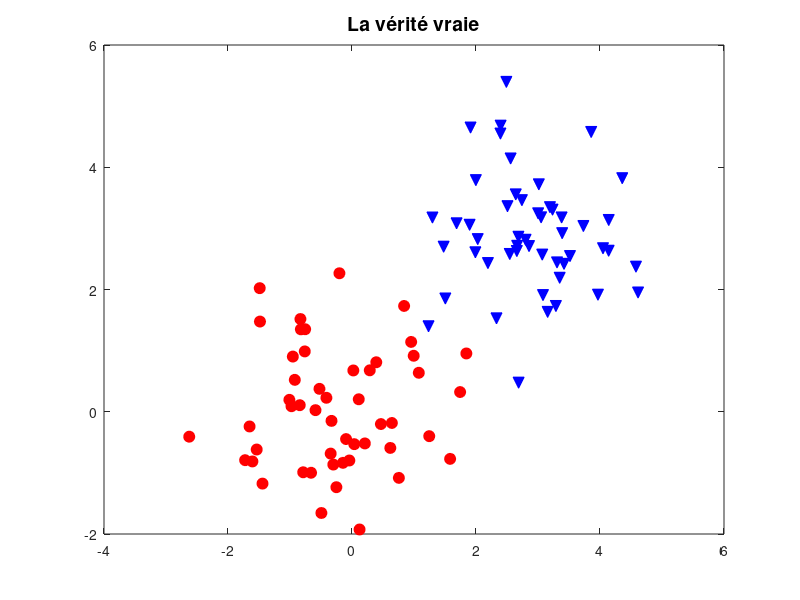

The MATLAB script that drew this image: (Note: this script raises an error after producing the figure.)
%% TD CLASSIFICATION HIERARCHIQUE ASCENDANTE

% Thibault Théologien
% Ingrid Fiquet

% OBJECTIF : L'objectif est de traiter des données à l'aide de la
% classification hiérarchique ascendante. 


clear;
close all;
clc;

%% 1) Mise en bouche

%%% les donnees
vmu1 = [0 0]';
vmu2 = [3 3]';
SIGMA = eye(2);

n = 50; % nombre de points par classe

% generation de donnees aleatoires suivant lois gaussiennes
X1 =  mvnrnd(vmu1,SIGMA,n);   % classe 1
X2 =  mvnrnd(vmu2,SIGMA,n);    % classe 2


figure, plot(X1(:,1), X1(:,2), 'ro', 'markersize', 8, 'markerfacecolor', 'r')
hold on
plot(X2(:,1), X2(:,2), 'bv', 'markersize', 8, 'markerfacecolor', 'b')
title('La vérité vraie','fontsize', 14)

% on concatene les données (on suppose qu'on ne sait pas quel point est de 
% la classe 1 ou 2 dans la suite on ne travaillera qu'avec X1

X = [X1; X2]; clear X1 X2

%% 2) Classification hiérarchique ascendante

%%%%%%%%%%%%%%%%%%%%%%%%%%%%%%%%%%%%%%%%%%%%%%%%%%%%%%%%%%%%%%%%%%%%%%%%%%
% % %% FONCTION : Distance(X)

% % function D = distance( X )
% %   N = length(X);
% %   M = X*X';
% %   ps = diag(M);
% %   D = ps*ones(1,N) + ones(N,1)*ps' - 2*M;
% %   
% %   for i=1:N
% %     D(i,i) = inf;
% %   end
% %   
% % end
%%%%%%%%%%%%%%%%%%%%%%%%%%%%%%%%%%%%%%%%%%%%%%%%%%%%%%%%%%%%%%%%%%%%%%%%%%

M = distance(X);
K = 2; % On construit 2 classes sur les données. 
N = length(X);

clustMax = aggclust(M, 'complete');
clustMin = aggclust(M, 'single');

figure();
dendro(clustMax);
title('Cluster Maximal');

figure();
dendro(clustMin);
title('Cluster Minimal');

plotclusters(clustMax(N-K+1).cluster, X, K);
title('Cluster Maximal');

plotclusters(clustMin(N-K+1).cluster, X, K);
title('Cluster Minimal');

% Le saut maximal est plus performant. 

%% 3) Pour aller plus loin

% On test notre programme sur les données george.dat :

load('data/george.dat');

% On échantillonne d'abord les données
step = 15;  %8
X = mydownsampling(george, step);
M = distance(X);
K = 6;
N = length(X);
clustMax = aggclust(M, 'complete');
plotclusters(clustMax(N-K+1).cluster, X, K);


% On utilise maintenant les données ds2.dat :

load('data/ds2.dat');

% On échantillonne les données
step = 15; %10
X = mydownsampling(ds2, step);
M = distance(X);
K = 4;
N = length(X);
clustMax = aggclust(M, 'complete');
plotclusters(clustMax(N-K+1).cluster, X, K);

%% 4) Généralisation sur des données USPS :

load('data_iris_usps_asi/uspsasi.mat');

%On choisi le caractère 2, 4 et 6 puis on récupére les données 
%correspondantes :

indices = find(y==2);
xdeux = x(indices, :);

indices = find(y==4);
xquatre = x(indices, :);

indices = find(y==6);
xsix = x(indices, :);

MatX = [xdeux; xquatre; xsix];
clear xdeux xquatre xsix;

% Premièrement ACP et ensuite méthode des clusters

d = 2;

[valprop, U, moy] = mypca(MatX);
p = U(:,1:d);
C = projpca(MatX, moy, p);

figure()
plot(C(:,1), C(:,2), 'r.');
title('Projection en 2D par ACP');
xlabel('Composante principale 1');
ylabel('Composante principale 2');

 
% On échantillonne d'abord les données

step = 1;  %8
Xnb = mydownsampling(C, step);
M = distance(Xnb);
K = 3;
N = length(Xnb);
clustMax = aggclust(M, 'complete');
plotclusters(clustMax(N-K+1).cluster, Xnb, K);